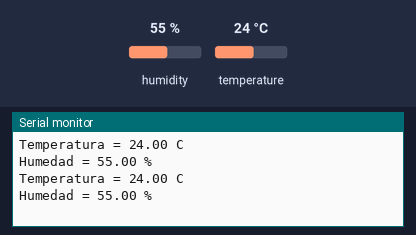
The sketch below on a simulated Arduino Uno, built with avr-gcc and run on an emulated ATmega328P. Parts: the last lines printed to the serial monitor. The inputs (shaded band) are chosen by the test bench; at power-on: humidity 55 %, temperature 24 °C.

Above: at 2.8 s.
2.9 s: humidity set to 22 %
At 4.7 s:
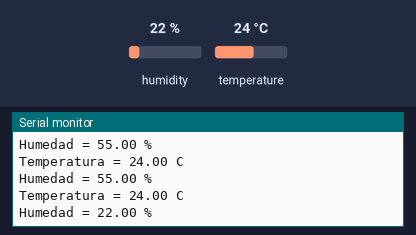
5.6 s: temperature set to 12 °C
At 7.1 s:
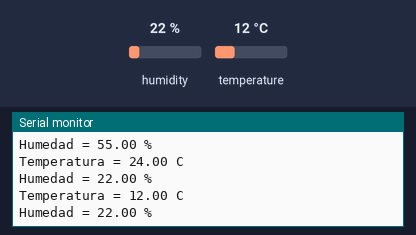
8.3 s: humidity set to 40 %
At 10.7 s:
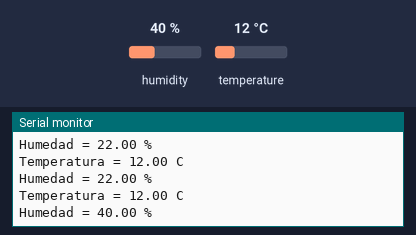
Timing chart, 0 to 12.2 s (numbered marks = the images above; inputs shaded):
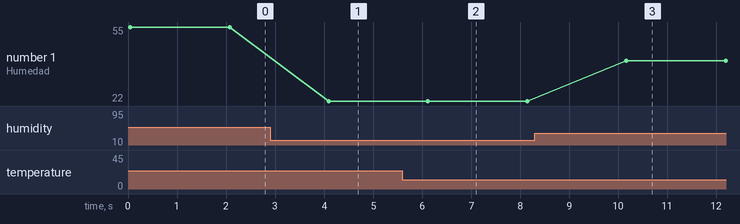

The sketch:

Arduino_DHT11.ino
```cpp
#include <dht.h>
dht DHT;
#define DHT11_PIN 8

void setup(){

  Serial.begin(9600);
}


void dht11(){
  DHT.read11(DHT11_PIN);
  //TEMPERATURA//
  Serial.print("Temperatura = ");
  Serial.print(DHT.temperature);
  Serial.println(" C");
  //HUMEDAD RELATIVA//
  Serial.print("Humedad = ");
  Serial.print(DHT.humidity);
  Serial.println(" %");
  delay(2000);
  }

void loop()
{

   dht11();
}
```

Measured:
- after the input at 2.9 s, the serial monitor: prints a new line after 1.2 s (image 1)
- after the input at 5.6 s, the serial monitor: prints a new line after 0.50 s (image 2)
- after the input at 8.3 s, the serial monitor: prints a new line after 1.9 s (image 3)
- plotted number 1: 55 → 22 after the input at 2.9 s, 22 → 40 after the input at 8.3 s
